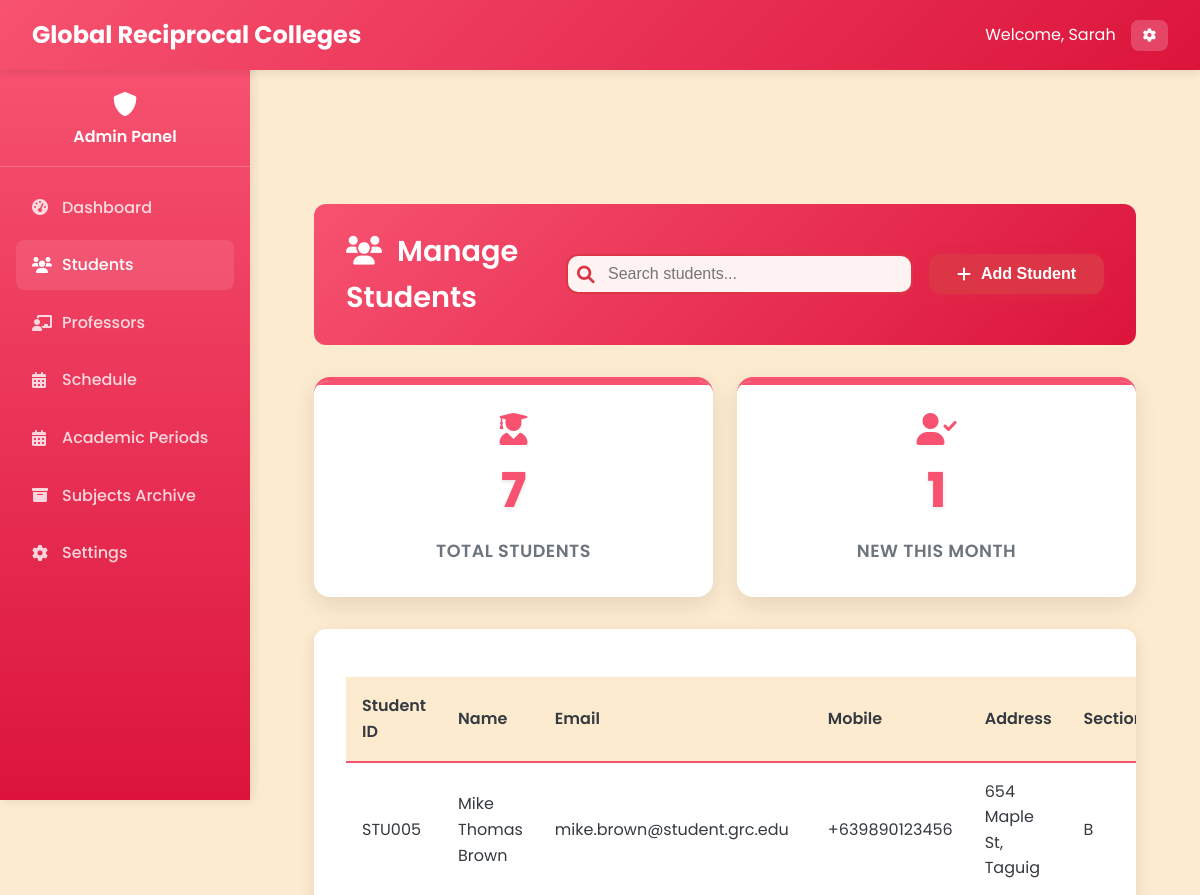
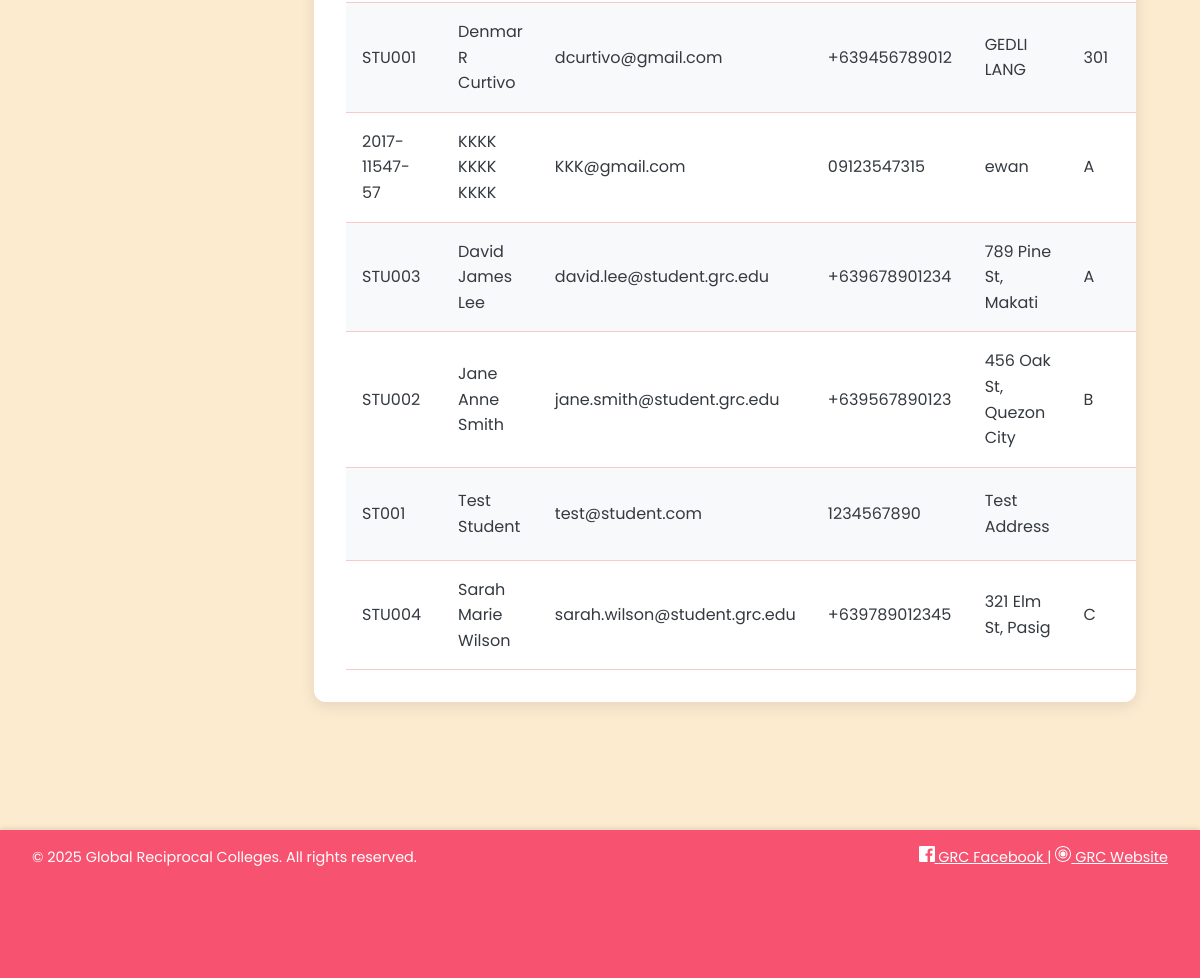
/Admin/admin_manage_students.php (signed in), run on the app's committed database (2 pictures, top to bottom).
### tables this page shows
CREATE TABLE `students` (
  `student_id` varchar(20) NOT NULL,
  `first_name` varchar(50) NOT NULL,
  `last_name` varchar(50) NOT NULL,
  `middle_name` varchar(50) DEFAULT NULL,
  `email` varchar(100) NOT NULL,
  `password` varchar(255) NOT NULL,
  `mobile` varchar(15) NOT NULL,
  `address` text NOT NULL,
  `created_at` datetime NOT NULL,
  `updated_at` datetime NOT NULL,
  `section` varchar(10) DEFAULT NULL
);

### Admin/admin_manage_students.php (the view, shortened to what this page needs)
<?php
require_once '../php/db.php';
$query = "
    SELECT s.*, sem.semester_name, y.year_label
    FROM students s
    LEFT JOIN student_classes sc ON s.student_id = sc.student_id
    LEFT JOIN classes c ON sc.class_id = c.class_id
    LEFT JOIN semesters sem ON c.semester_id = sem.id
    LEFT JOIN school_years y ON sem.school_year_id = y.id
    GROUP BY s.student_id
    ORDER BY s.last_name, s.first_name
";
$students = $pdo->query($query)->fetchAll();
?>
<!DOCTYPE html>
<html lang="en">
<head>
    <link rel="stylesheet" href="../css/styles_fixed.css">
    <link rel="stylesheet" href="https://cdnjs.cloudflare.com/ajax/libs/font-awesome/6.0.0/css/all.min.css">
</head>
<body>
    <?php include '../includes/navbar_admin.php'; ?>
    <?php include '../includes/sidebar_admin.php'; ?>
    <main class="main-content" role="main" tabindex="-1">
        <div class="dashboard-container">
            <div class="enhanced-header fade-in">
                <h1 class="header-title"><i class="fas fa-users" style="margin-right: 15px;"></i>Manage Students</h1>
                <div class="header-actions">
                    <div class="search-container">
                        <i class="fas fa-search search-icon"></i>
                        <input type="text" id="searchInput" class="search-input" placeholder="Search students..." onkeyup="filterStudents()">
                    </div>
                    <button class="add-professor-btn" onclick="openModal('addStudentModal')">
                        <i class="fas fa-plus"></i>
                        Add Student
                    </button>
                </div>
            </div>
        <div class="stats-grid">
            <div class="stats-card fade-in" tabindex="0">
                <i class="fas fa-user-graduate" style="font-size: 2rem; color: var(--primary); margin-bottom: 0.5rem;"></i>
                <div class="stats-number"><?php echo count($students); ?></div>
                <div class="stats-label">Total Students</div>
            </div>
            <div class="stats-card fade-in" tabindex="0">
                <i class="fas fa-user-check" style="font-size: 2rem; color: var(--primary); margin-bottom: 0.5rem;"></i>
                <div class="stats-number"><?php echo count(array_filter($students, function($s) { return strtotime($s['created_at']) > strtotime('-30 days'); })); ?></div>
                <div class="stats-label">New This Month</div>
            </div>
        </div>
        <div class="table-container">
            <table class="table">
                <thead>
                    <tr>
                <th>Student ID</th>
                <th>Name</th>
                <th>Email</th>
                <th>Mobile</th>
                <th>Address</th>
                <th>Section</th>
            </tr>
        </thead>
        <tbody>
            <?php foreach ($students as $student): ?>
            <tr onclick="viewStudent(<?php echo htmlspecialchars(json_encode($student)); ?>)">
                <td><?php echo htmlspecialchars($student['student_id']); ?></td>
                <td><?php echo htmlspecialchars($student['first_name'] . ' ' . ($student['middle_name'] ? $student['middle_name'] . ' ' : '') . $student['last_name']); ?></td>
                <td><?php echo htmlspecialchars($student['email']); ?></td>
                <td><?php echo htmlspecialchars($student['mobile']); ?></td>
                <td><?php echo htmlspecialchars($student['address']); ?></td>
                <td><?php echo htmlspecialchars($student['section']); ?></td>
            </tr>
            <?php endforeach; ?>
        </tbody>
            </table>
        </div>
    </div>
</main>
    <?php include '../includes/footbar.php'; ?>
</body>
</html>

### css/styles_fixed.css (style rules this page uses)
:root { --primary: #F75270; --primary-dark: #DC143C; --primary-light: #F7CAC9; --secondary: #F75270; --accent: #F7CAC9; --light: #FDEBD0; --dark: #343a40; --gray: #6c757d; --light-gray: #F7CAC9; --success: #F7CAC9; --warning: #FDEBD0; --danger: #DC143C; --info: #F75270; }
* { margin: 0; padding: 0; box-sizing: border-box; }
body { font-family: 'Poppins', sans-serif; background-color: var(--light); color: var(--dark); line-height: 1.6; }
.main-content { margin-top: 70px; padding: 2rem; min-height: calc(100vh - 70px); background: var(--light); transition: margin-left 0.3s ease; }
.main-content { margin-left: 250px; margin-top: 70px; padding: 2rem; min-height: calc(100vh - 70px); background: var(--light); transition: margin-left 0.3s ease, padding 0.3s ease; }
.table-container { background: white; border-radius: 12px; box-shadow: 0 4px 15px rgba(0, 0, 0, 0.1); overflow: hidden; margin-bottom: 2rem; }
.table { width: 100%; border-collapse: collapse; }
.table th, .table td { padding: 1rem; text-align: left; border-bottom: 1px solid var(--light-gray); }
.table th { background: var(--light); font-weight: 600; color: var(--dark); }
.search-container { display: flex; gap: 10px; margin-bottom: 1rem; }
.search-input { flex: 1; padding: 10px 15px; border: 2px solid var(--light-gray); border-radius: 8px; font-size: 0.9rem; }
.dashboard-container { max-width: 1200px; margin: 0 auto; padding: 2rem; }
.stats-grid { display: grid; grid-template-columns: repeat(auto-fill, minmax(350px, 1fr)); gap: 2rem; margin-bottom: 2rem; }

### includes/sidebar_admin.php (style rules this page uses)
.main-content { margin-left: 250px; padding: 2rem; width: calc(100% - 250px); box-sizing: border-box; }

### data on the page
students: student_id "STU005", first_name+middle_name+last_name "Mike Thomas Brown", email "mike.brown@student.grc.edu", mobile "+639890123456", address "654 Maple St, Taguig", section "B"
students: student_id "STU001", first_name+middle_name+last_name "Denmar R Curtivo", email "dcurtivo@gmail.com", mobile "+639456789012", address "GEDLI LANG", section "301"
students: student_id "2017-11547-57", first_name+middle_name+last_name "KKKK KKKK KKKK", email "KKK@gmail.com", mobile "09123547315", address "ewan", section "A"
students: student_id "STU003", first_name+middle_name+last_name "David James Lee", email "david.lee@student.grc.edu", mobile "+639678901234", address "789 Pine St, Makati", section "A"
students: student_id "STU002", first_name+middle_name+last_name "Jane Anne Smith", email "jane.smith@student.grc.edu", mobile "+639567890123", address "456 Oak St, Quezon City", section "B"
students: student_id "ST001", first_name+middle_name+last_name "Test Student", email "test@student.com", mobile "1234567890", address "Test Address"
students: student_id "STU004", first_name+middle_name+last_name "Sarah Marie Wilson", email "sarah.wilson@student.grc.edu", mobile "+639789012345", address "321 Elm St, Pasig", section "C"

### other printed values
$_SESSION['first_name'] "Sarah"
count($students) "7"
